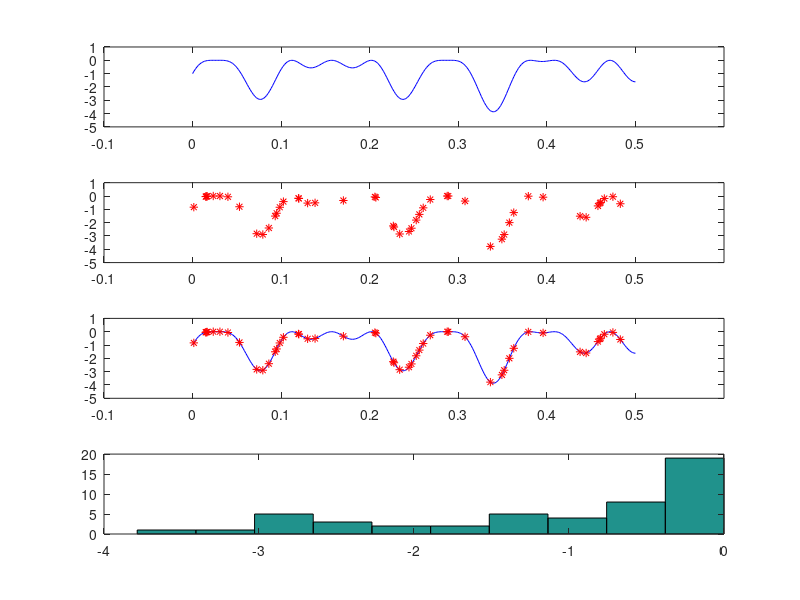

Here is the MATLAB script that generated this plot:
% első példa

clear;
clf;
close all;

% a célfüggvény
f = @(x) -(cos(10*x)-sin(60*x)).^2;

% a domain: (módosítva hogy egyértelmű legyen a glob min)
a = 0;
b = 0.5;

% U: egyenletes az Omega halmazon
U = @() a + (b-a)*rand();

% egy körben ennyi pontot nézünk meg
m = 50;

% az összes pont vektora:
t = zeros(m,1);
ft = zeros(m,1);

% init
loc = inf;
val = inf;

for i = 1:m
  u = U();
  fu = f(u);
  if fu < val
    val =fu;
    loc = u;
  end
  t(i) = u;
  ft(i) = fu;
end

xx = linspace(a,b,300);
fxx = f(xx);

subplot(4,1,1);
plot(xx, fxx,'b');
xlim([a-0.1,b+0.1]);
ylim([-5,1]);

subplot(4,1,2);
plot(t, ft, 'r*');
xlim([a-0.1,b+0.1]);
ylim([-5,1]);

subplot(4,1,3);
plot(xx, fxx,'b', t, ft, 'r*');
xlim([a-0.1,b+0.1]);
ylim([-5,1]);


subplot(4,1,4);
hist(ft);




fprintf("loc=%f, val=%f\n",loc,val);
% a plot segítségével ("csalás")
[rloc,rval]=fminsearch(f,0.33);
fprintf("rloc=%f, rval=%f\n",rloc,rval);
